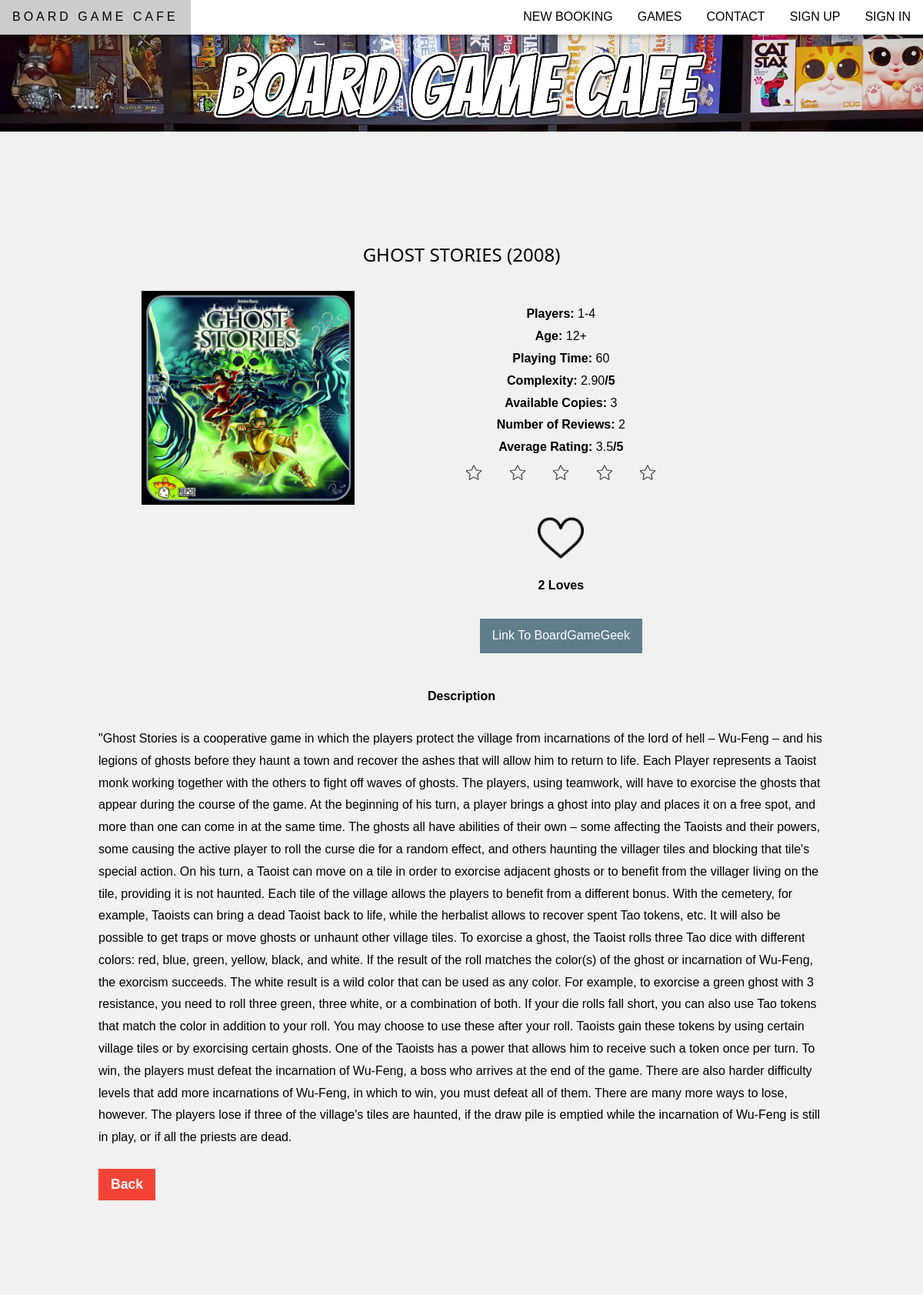
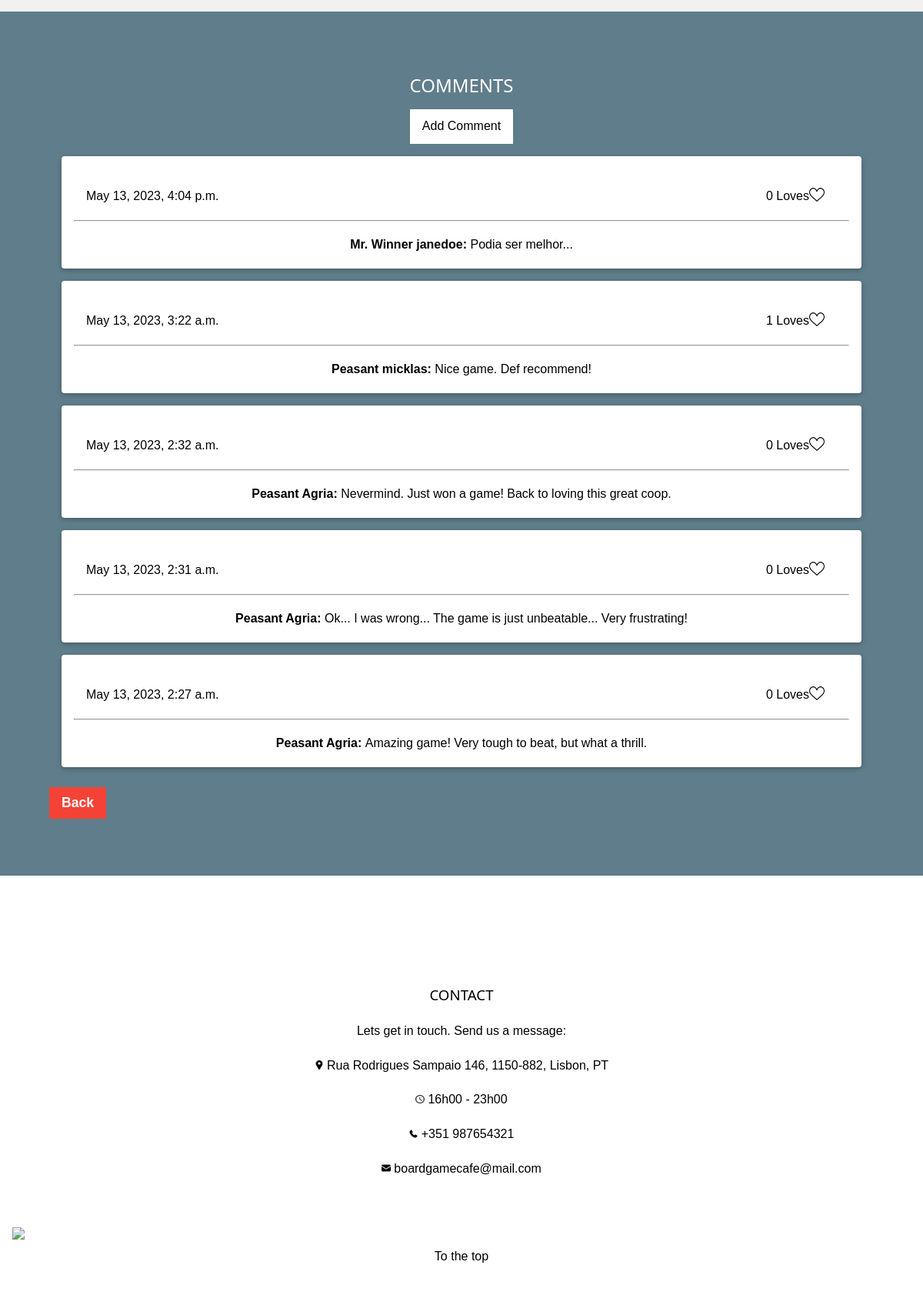
Page /boardgamecafe/game/1 on the committed database (2 pictures, top to bottom).
### boardgamecafe/models.py (models this page shows)
class BoardGame(models.Model):
    name = models.CharField(max_length=50)
    release_year = models.IntegerField(validators=[MaxValueValidator(3000)])
    min_players = models.IntegerField(validators=[MinValueValidator(1), MaxValueValidator(99)])
    max_players = models.IntegerField(validators=[MinValueValidator(1), MaxValueValidator(99)])
    min_age = models.IntegerField(validators=[MinValueValidator(0), MaxValueValidator(99)])
    min_playing_time = models.IntegerField(validators=[MinValueValidator(1)])
    avg_playing_time = models.IntegerField(validators=[MinValueValidator(1)])
    complexity = models.DecimalField(validators=[MinValueValidator(1), MaxValueValidator(5)], max_digits=3, decimal_places=2)
    number_of_copies = models.IntegerField(validators=[MinValueValidator(0)])
    description = models.TextField()
    link = models.URLField()
    image = models.ImageField()
    log_is_active = models.BooleanField()
    log_date_created = models.DateTimeField()
    log_date_last_update = models.DateTimeField()

class Person(models.Model):
    user = models.OneToOneField(User, on_delete=models.CASCADE)
    nickname = models.CharField(max_length=50)
    unlocked_titles = models.ManyToManyField('Title', related_name='people')
    chosen_title = models.ForeignKey(Title, on_delete=models.RESTRICT)
    date_of_birth = models.DateField()
    vat = models.CharField(max_length=15)
    phone_number_regex = RegexValidator(regex='^([0]{2}[1-9]{1,3})?([\+][0-9]{1,3})?[-\s\.]?[0-9]{3}[-\s\.]?[0-9]{3}[-\s\.]?[0-9]{3,6}$', message ="One of the accepted formats is +351919560372")
    phone_number = models.CharField(validators=[phone_number_regex], max_length=16)
    log_is_active = models.BooleanField()
    log_date_created = models.DateTimeField()
    log_date_last_update = models.DateTimeField()

class Comment(models.Model):
    boardgame = models.ForeignKey(BoardGame, on_delete=models.RESTRICT)
    person = models.ForeignKey(Person, on_delete=models.RESTRICT)
    text = models.TextField()
    log_is_active = models.BooleanField()
    log_date_created = models.DateTimeField()
    log_date_last_update = models.DateTimeField()

class Title(models.Model):
    designation = models.CharField(max_length=50, unique=True)
    unlock_conditions = models.TextField()
    log_is_active = models.BooleanField()
    log_date_created = models.DateTimeField()
    log_date_last_update = models.DateTimeField()

### boardgamecafe/views.py (the view, shortened to what this page needs)
# urls.py: path('game/<int:boardgame_id>', views.game, name='game'),
def game(request, boardgame_id):
    boardgame = get_object_or_404(BoardGame, pk=boardgame_id)
    if not request.user.is_authenticated:
        boardgame_love_count = boardgame.boardgamelove_set.filter(log_is_active=True).count()
        all_comments = boardgame.comment_set.all().filter(log_is_active=True).order_by('-log_date_created')
        boardgame_reviews = boardgame.review_set.all().filter(log_is_active=True)
        boardgame_review_count = boardgame_reviews.count()
        boardgame_review_rating = 0
        if boardgame_review_count != 0:
            for review in boardgame_reviews:
                boardgame_review_rating += review.rate
            boardgame_review_rating = boardgame_review_rating/boardgame_review_count
        if not all_comments:
            return render(request, 'boardgamecafe/game.html', {'boardgame': boardgame, 'boardgame_love_count': boardgame_love_count, 'boardgame_review_count': boardgame_review_count, 'boardgame_review_rating': boardgame_review_rating,})
        comments = []
        for comment in all_comments:
            comment_love_count = comment.commentlove_set.filter(log_is_active=True).count()
            new_comment = {'id': comment.id, 'person': comment.person, 'text': comment.text, 'comment_love_count': comment_love_count, 'log_date_created': comment.log_date_created}
            comments.append(new_comment)
        return render(request, 'boardgamecafe/game.html', {'boardgame': boardgame, 'boardgame_love_count': boardgame_love_count, 'boardgame_review_count': boardgame_review_count, 'boardgame_review_rating': boardgame_review_rating, 'comments': comments,})

### boardgamecafe/templates/boardgamecafe/game.html (shortened to what this page needs)
{% extends "boardgamecafe/template.html" %}
{% load static %}
{% block content %}
<section class="w3-light-grey w3-center w3-container" style="padding:128px">
    <h1>{{ boardgame.name.upper }} ({{ boardgame.release_year }})</h1>
    <div class="w3-container">
        <figure>
            <img id="boardgame_image" class="w3-third" src="{{ boardgame.image }}">
        </figure>
        <ul class="remove-ul-style w3-half">
            <li><span class="form_crude_label">Players:</span> {{ boardgame.min_players }}-{{ boardgame.max_players }}</li>
            <li><span class="form_crude_label">Age:</span> {{ boardgame.min_age }}+ </li>
            {% if boardgame.min_playing_time == boardgame.avg_playing_time %}
                <li><span class="form_crude_label">Playing Time:</span> {{ boardgame.avg_playing_time }}</li>
            {% else %}
                <li><span class="form_crude_label">Playing Time:</span> {{ boardgame.min_playing_time }}-{{ boardgame.avg_playing_time }}</li>
            {% endif %}
            <li><span class="form_crude_label">Complexity:</span> {{ boardgame.complexity }}<span class="form_crude_label">/5</span></li>
            <li><span class="form_crude_label">Available Copies:</span> {{ boardgame.number_of_copies }}</li>
            <li><span class="form_crude_label">Number of Reviews:</span> {{ boardgame_review_count }}</li>
            {% if boardgame_review_count > 0 %}
                <li><span class="form_crude_label">Average Rating:</span> {{ boardgame_review_rating }}<span class="form_crude_label">/5</span></li>
            {% endif %}
            <li>
            {% if user.is_authenticated %}
                <form action="" method="post">
                {% csrf_token %}
                {% for _ in '12345'|make_list %}
                    <button class="hide-button" name="review_boardgame" value={{ forloop.counter }}><img class="img-icon-star-game w3-button"
                        {% if boardgame_user_review and forloop.counter <= boardgame_user_review %}
                            src="{% static 'boardgamecafe/images/star_full_icon.png' %}"></button>
                        {% else %}
                            src="{% static 'boardgamecafe/images/star_shape_icon.png' %}"></button>
                        {% endif %}
                {% endfor %}
                </form>
            {% else %}
                {% for _ in '12345'|make_list %}
                    <a href="{% url 'boardgamecafe:signin' %}"><img class="img-icon-star-game w3-button" src="{% static 'boardgamecafe/images/star_shape_icon.png' %}"></a>
                {% endfor %}
            {% endif %}
            </li>
            <br>
            <li class="w3-button">
            {% if user.is_authenticated %}
                <form action="" method="post">
                {% csrf_token %}
                {% if loved_boardgame %}
                    <button class="hide-button" name="love_boardgame" value="not_love"><img class="img-icon-game" src="{% static 'boardgamecafe/images/heart_icon.png' %}"></button>
                {% else %}
                     <button class="hide-button" name="love_boardgame" value="love"><img class="img-icon-game" src="{% static 'boardgamecafe/images/like_icon.png' %}"></button>
                {% endif %}
                </form>
            {% else %}
                <a href="{% url 'boardgamecafe:signin' %}"><img class="img-icon-game" src="{% static 'boardgamecafe/images/like_icon.png' %}"></a>
            {% endif %}
            </li>
            <li><span class="form_crude_label"> {{ boardgame_love_count }} Loves </span></li>
            <br>
            <li><a class="w3-blue-gray w3-button" href="{{ boardgame.link }}">Link To BoardGameGeek</a></li>
        </ul>
    </div>
    <div class="all-wide">
        <p class="form_crude_label">Description</p>
        <p class="w3-left-align">{{ boardgame.description }}</p>
    </div>
    <div class="form_crude_item">
        <input class="form_crude_btn w3-button w3-red" type="button" value="Back" onclick="history.back()">
    </div>
 </section>
<section class="w3-center w3-container w3-blue-gray" style="padding:64px">
    <h2> COMMENTS </h2>
    {% if user.is_authenticated %}
        <div class="w3-button w3-center w3-white" onclick="addComment()">Add Comment</div>
        <form class="form_crude" action="" method="POST" id="comment_form" hidden>
            {% csrf_token %}
            <div class="form_crude_item w3-card w3-white w3-round w3-margin w3-center">
                <textarea maxlength="10000" class="form_crude_input form-gigantic-comment" name="add_comment" id="add_comment" placeholder="Enter the new comment. (Max. 10000 chars)" required></textarea>
            </div>
            <div class="form_crude_item w3-center">
                <button class="form_crude_btn w3-button w3-center center-submit-button" type="submit">Submit Comment</button>
            </div>
        </form>
    {% else %}
        <a class="w3-button w3-center w3-white" href="{% url 'boardgamecafe:signin' %}">Add Comment</a>
    {% endif %}
    {% if comments %}
        {% for comment in comments %}
            <article class="w3-container w3-card w3-white w3-round w3-margin w3-center"><br>
                <div class="w3-container">
                    <span class="w3-left w3-opacity date-comments">{{ comment.log_date_created }}</span>
                    {% if user.is_authenticated %}
                        <form action="" method="post" class="w3-right w3-opacity w3-button">
                        {% csrf_token %}
                        {% if comment.loved %}
                            <button class="hide-button" name="love_comment" value="{{ comment.id }} not_love"><span>{{ comment.comment_love_count }} Loves</span><img class="img-icon-comments" src="{% static 'boardgamecafe/images/heart_icon.png' %}"></button>
                        {% else %}
                            <button class="hide-button" name="love_comment" value="{{ comment.id }} love"><span>{{ comment.comment_love_count }} Loves</span><img class="img-icon-comments" src="{% static 'boardgamecafe/images/like_icon.png' %}"></button>
                        {% endif %}
                        </form>
                    {% else %}
                        <a class="w3-right w3-opacity w3-button" href="{% url 'boardgamecafe:signin' %}" ><span>{{ comment.comment_love_count }} Loves</span><img class="img-icon-comments" src="{% static 'boardgamecafe/images/like_icon.png' %}"></a>
                    {% endif %}
                </div>
                <hr class="w3-clear">
                <p><span class="form_crude_label">{{ comment.person.chosen_title.designation }} {{ comment.person.nickname }}: </span>{{ comment.text }}</p>
            </article>
        {% endfor %}
    {% else %}
        <p>There are not yet any comments in this game. Add one!</p>
    {% endif %}
    <div class="form_crude_item">
        <input class="form_crude_btn w3-button w3-red" type="button" value="Back" onclick="history.back()">
    </div>
</section>
{% endblock %}

### boardgamecafe/static/boardgamecafe/css/style.css (style rules this page uses)
body,h1,h2,h3,h4,h5,h6 { font-family: "Raleway", sans-serif }
body, html { height: 100%; line-height: 1.8; }
.img-icon-comments { width: 20px; height:auto; transform: translateY(+15%); }
.img-icon-game { width: 60px; height:auto; }
.img-icon-star-game { width: 20px; height:auto; }
.date-comments { transform: translateY(+30%); }
.remove-ul-style { list-style-type: none; }
.all-wide { display: inline-block; }
html { -ms-text-size-adjust:100%;-webkit-text-size-adjust:100% }
body { margin:0 }
h1,h2,h3,h4,h5,h6 { font-family:"Segoe UI",Arial,sans-serif;font-weight:400;margin:10px 0 }
.w3-btn,.w3-button { border:none;display:inline-block;padding:8px 16px;vertical-align:middle;overflow:hidden;text-decoration:none;color:inherit;background-color:inherit;text-align:center;cursor:pointer;white-space:nowrap }
.w3-btn,.w3-button { -webkit-touch-callout:none;-webkit-user-select:none;-khtml-user-select:none;-moz-user-select:none;-ms-user-select:none;user-select:none }
.w3-container:after,.w3-container:before,.w3-panel:after,.w3-panel:before,.w3-row:after,.w3-row:before,.w3-row-padding:after,.w3-row-padding:before, .w3-cell-row:before,.w3-cell-row:after,.w3-clear:after,.w3-clear:before,.w3-bar:before,.w3-bar:after { content:"";display:table;clear:both }
.w3-col,.w3-half,.w3-third,.w3-twothird,.w3-threequarter,.w3-quarter { float:left;width:100% }
@media (min-width:601px) { .w3-col.m4,.w3-third { width:33.33333% } }
@media (min-width:601px) { .w3-col.m6,.w3-half { width:49.99999% } }
.w3-round,.w3-round-medium { border-radius:4px }
.w3-container,.w3-panel { padding:0.01em 16px }
.w3-card,.w3-card-2 { box-shadow:0 2px 5px 0 rgba(0,0,0,0.16),0 2px 10px 0 rgba(0,0,0,0.12) }
.w3-left-align { text-align:left!important }
.w3-center { text-align:center!important }
.w3-margin { margin:16px!important }
.w3-left { float:left!important }
.w3-right { float:right!important }
.w3-blue-grey,.w3-hover-blue-grey:hover,.w3-blue-gray,.w3-hover-blue-gray:hover { color:#fff!important;background-color:#607d8b!important }
.w3-red,.w3-hover-red:hover { color:#fff!important;background-color:#f44336!important }
.w3-white,.w3-hover-white:hover { color:#000!important;background-color:#fff!important }
.w3-light-grey,.w3-hover-light-grey:hover,.w3-light-gray,.w3-hover-light-gray:hover { color:#000!important;background-color:#f1f1f1!important }
.form_crude_item { display: flex; flex-direction: column; }
.form_crude_item > * { align-self: flex-start; }
.form_crude_label { font-weight: 600; padding: 10px 0; }
.form_crude_btn { font-weight: 600; font-size: 1.1em; padding: 10px 16px; margin: 10px 0; color: #ffffff; background: #14b64a; }

### rows in the picture
BoardGame: name "GHOST STORIES", release_year "2008", image (picture), min_players "1", max_players "4", min_age "12", avg_playing_time "60", complexity "2.90", number_of_copies "3", description "\"Ghost Stories is a cooperative game in which the players protect the village from incarnations of the lord of hell – Wu-Feng – and his legions of ghosts before they haunt a town and recover the ashes that will allow him to return to life. Each Player represents a Taoist monk working together with the others to fight off waves of ghosts. The players, using teamwork, will have to exorcise the ghosts that appear during the course of the game. At the beginning of his turn, a player brings a ghost into play and places it on a free spot, and more than one can come in at the same time. The ghosts all have abilities of their own – some affecting the Taoists and their powers, some causing the…"
Person: log_date_created "May 13, 2023, 4:04 p.m.", comment_love_count "0", person.chosen_title.designation "Mr. Winner", person.nickname "janedoe", text "Podia ser melhor..."
Person: log_date_created "May 13, 2023, 3:22 a.m.", comment_love_count "1", person.chosen_title.designation "Peasant", person.nickname "micklas", text "Nice game. Def recommend!"
Person: log_date_created "May 13, 2023, 2:32 a.m.", comment_love_count "0", person.chosen_title.designation "Peasant", person.nickname "Agria", text "Nevermind. Just won a game! Back to loving this great coop.", log_date_created "May 13, 2023, 2:31 a.m.", text "Ok... I was wrong... The game is just unbeatable... Very frustrating!", log_date_created "May 13, 2023, 2:27 a.m.", text "Amazing game! Very tough to beat, but what a thrill."

### other values in the picture
{{ boardgame_review_count }} "2"
{{ boardgame_review_rating }} "3.5"
{{ boardgame_love_count }} "2"
